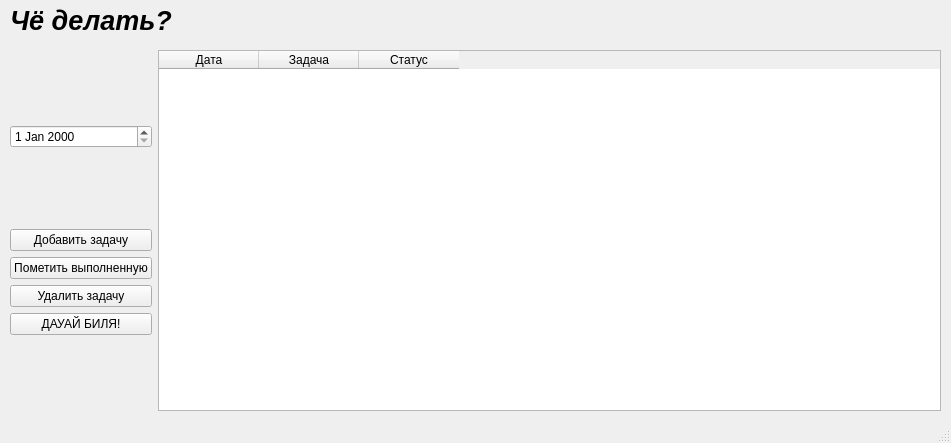
<?xml version="1.0" encoding="UTF-8"?>
<ui version="4.0">
 <class>MainWindow</class>
 <widget class="QMainWindow" name="MainWindow">
  <property name="geometry">
   <rect>
    <x>0</x>
    <y>0</y>
    <width>951</width>
    <height>443</height>
   </rect>
  </property>
  <property name="windowTitle">
   <string>MainWindow</string>
  </property>
  <widget class="QWidget" name="centralwidget">
   <widget class="QLabel" name="label">
    <property name="geometry">
     <rect>
      <x>10</x>
      <y>0</y>
      <width>871</width>
      <height>41</height>
     </rect>
    </property>
    <property name="font">
     <font>
      <pointsize>20</pointsize>
      <italic>true</italic>
      <bold>true</bold>
     </font>
    </property>
    <property name="text">
     <string>Чё делать?</string>
    </property>
   </widget>
   <widget class="QWidget" name="layoutWidget">
    <property name="geometry">
     <rect>
      <x>10</x>
      <y>50</y>
      <width>931</width>
      <height>361</height>
     </rect>
    </property>
    <layout class="QHBoxLayout" name="horizontalLayout">
     <item>
      <layout class="QVBoxLayout" name="verticalLayout_2">
       <item>
        <widget class="QDateEdit" name="dateEdit"/>
       </item>
       <item>
        <layout class="QVBoxLayout" name="verticalLayout">
         <item>
          <widget class="QPushButton" name="addButton">
           <property name="text">
            <string>Добавить задачу</string>
           </property>
          </widget>
         </item>
         <item>
          <widget class="QPushButton" name="markButton">
           <property name="text">
            <string>Пометить выполненную</string>
           </property>
          </widget>
         </item>
         <item>
          <widget class="QPushButton" name="deleteButton">
           <property name="text">
            <string>Удалить задачу</string>
           </property>
          </widget>
         </item>
         <item>
          <widget class="QPushButton" name="pushButton">
           <property name="text">
            <string>ДАУАЙ БИЛЯ!</string>
           </property>
          </widget>
         </item>
        </layout>
       </item>
      </layout>
     </item>
     <item>
      <widget class="QTableWidget" name="taskTable">
       <column>
        <property name="text">
         <string>Дата</string>
        </property>
       </column>
       <column>
        <property name="text">
         <string>Задача</string>
        </property>
       </column>
       <column>
        <property name="text">
         <string>Статус</string>
        </property>
       </column>
      </widget>
     </item>
    </layout>
   </widget>
  </widget>
  <widget class="QMenuBar" name="menubar">
   <property name="geometry">
    <rect>
     <x>0</x>
     <y>0</y>
     <width>951</width>
     <height>17</height>
    </rect>
   </property>
  </widget>
  <widget class="QStatusBar" name="statusbar"/>
 </widget>
 <resources/>
 <connections/>
</ui>
